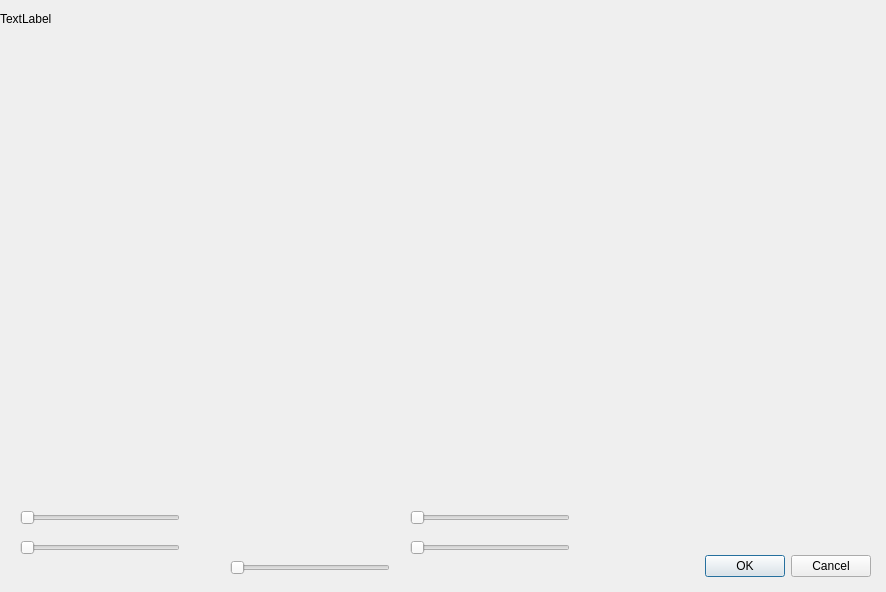
<?xml version="1.0" encoding="UTF-8"?>
<ui version="4.0">
 <class>Dialog</class>
 <widget class="QDialog" name="Dialog">
  <property name="geometry">
   <rect>
    <x>0</x>
    <y>0</y>
    <width>886</width>
    <height>592</height>
   </rect>
  </property>
  <property name="windowTitle">
   <string>Dialog</string>
  </property>
  <widget class="QDialogButtonBox" name="buttonBox">
   <property name="geometry">
    <rect>
     <x>530</x>
     <y>550</y>
     <width>341</width>
     <height>32</height>
    </rect>
   </property>
   <property name="orientation">
    <enum>Qt::Horizontal</enum>
   </property>
   <property name="standardButtons">
    <set>QDialogButtonBox::Cancel|QDialogButtonBox::Ok</set>
   </property>
  </widget>
  <widget class="QLabel" name="label">
   <property name="geometry">
    <rect>
     <x>0</x>
     <y>10</y>
     <width>67</width>
     <height>17</height>
    </rect>
   </property>
   <property name="text">
    <string>TextLabel</string>
   </property>
  </widget>
  <widget class="QSlider" name="horizontalSlider">
   <property name="geometry">
    <rect>
     <x>410</x>
     <y>540</y>
     <width>160</width>
     <height>16</height>
    </rect>
   </property>
   <property name="orientation">
    <enum>Qt::Horizontal</enum>
   </property>
  </widget>
  <widget class="QSlider" name="horizontalSlider_2">
   <property name="geometry">
    <rect>
     <x>230</x>
     <y>560</y>
     <width>160</width>
     <height>16</height>
    </rect>
   </property>
   <property name="orientation">
    <enum>Qt::Horizontal</enum>
   </property>
  </widget>
  <widget class="QSlider" name="horizontalSlider_3">
   <property name="geometry">
    <rect>
     <x>410</x>
     <y>510</y>
     <width>160</width>
     <height>16</height>
    </rect>
   </property>
   <property name="orientation">
    <enum>Qt::Horizontal</enum>
   </property>
  </widget>
  <widget class="QSlider" name="horizontalSlider_4">
   <property name="geometry">
    <rect>
     <x>20</x>
     <y>540</y>
     <width>160</width>
     <height>16</height>
    </rect>
   </property>
   <property name="orientation">
    <enum>Qt::Horizontal</enum>
   </property>
  </widget>
  <widget class="QSlider" name="horizontalSlider_5">
   <property name="geometry">
    <rect>
     <x>20</x>
     <y>510</y>
     <width>160</width>
     <height>16</height>
    </rect>
   </property>
   <property name="orientation">
    <enum>Qt::Horizontal</enum>
   </property>
  </widget>
 </widget>
 <resources/>
 <connections>
  <connection>
   <sender>buttonBox</sender>
   <signal>accepted()</signal>
   <receiver>Dialog</receiver>
   <slot>accept()</slot>
   <hints>
    <hint type="sourcelabel">
     <x>618</x>
     <y>564</y>
    </hint>
    <hint type="destinationlabel">
     <x>157</x>
     <y>274</y>
    </hint>
   </hints>
  </connection>
  <connection>
   <sender>buttonBox</sender>
   <signal>rejected()</signal>
   <receiver>Dialog</receiver>
   <slot>reject()</slot>
   <hints>
    <hint type="sourcelabel">
     <x>686</x>
     <y>570</y>
    </hint>
    <hint type="destinationlabel">
     <x>286</x>
     <y>274</y>
    </hint>
   </hints>
  </connection>
 </connections>
</ui>
